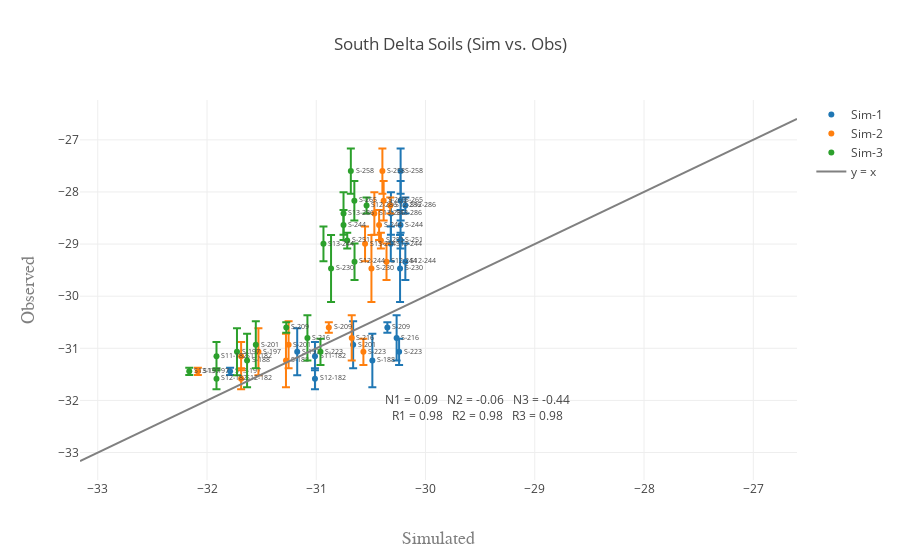

Source (notebook cell):
### Code cell
data = []
df = delta_dat.loc[delta_dat['Transect'] == 'S']
for folder in range(1, folders + 1):
    df1 = df.loc[df['IDsim'] == ('Sim-' + str(folder))]
    trace = get_scatter(df1, test_var, sd, name=('Sim-' + str(folder)))
    data.append(trace)
    
data.append(get_xy_line(df, test_var, delta=True))

fig = go.Figure(data=data, layout=get_layout(df, test_var, folders, title='South Delta Soils (Sim vs. Obs)', delta=True))
iplot(fig)

### Figure 1 — Plotly figure (JSON) as saved in the notebook; plotly's stock layout.template omitted (floating-point values rounded to 4 significant figures)
{"data": [{"error_y": {"array": [0.2702, 0.2017, 0.35, 0.1513, 0.07071, 0.3338, 0.4073, 0.5132, 0.4509, 0.4509, 0.1, 0.4359, 0.2517, 0.6429, 0.2887, 0.1528, 0.4359, 0.3786], "symmetric": true, "type": "data"}, "mode": "markers+text", "name": "Sim-1", "text": ["S11-182", "S12-182", "S12-244", "S12-286", "S13-197", "S13-244", "S13-286", "S-188", "S-197", "S-201", "S-209", "S-216", "S-223", "S-230", "S-244", "S-251", "S-258", "S-265"], "textfont": {"size": 7}, "textposition": "right", "type": "scatter", "x": [-31.01, -31.01, -30.18, -30.18, -31.79, -30.32, -30.32, -30.49, -31.17, -30.66, -30.35, -30.26, -30.24, -30.23, -30.23, -30.23, -30.23, -30.23], "y": [-31.15, -31.58, -29.34, -28.26, -31.44, -28.99, -28.41, -31.23, -31.07, -30.93, -30.6, -30.8, -31.07, -29.47, -28.63, -28.93, -27.6, -28.17]}, {"error_y": {"array": [0.2702, 0.2017, 0.35, 0.1513, 0.07071, 0.3338, 0.4073, 0.5132, 0.4509, 0.4509, 0.1, 0.4359, 0.2517, 0.6429, 0.2887, 0.1528, 0.4359, 0.3786], "symmetric": true, "type": "data"}, "mode": "markers+text", "name": "Sim-2", "text": ["S11-182", "S12-182", "S12-244", "S12-286", "S13-197", "S13-244", "S13-286", "S-188", "S-197", "S-201", "S-209", "S-216", "S-223", "S-230", "S-244", "S-251", "S-258", "S-265"], "textfont": {"size": 7}, "textposition": "right", "type": "scatter", "x": [-31.69, -31.69, -30.36, -30.32, -32.08, -30.55, -30.47, -31.28, -31.53, -31.25, -30.89, -30.68, -30.57, -30.5, -30.43, -30.41, -30.39, -30.38], "y": [-31.15, -31.58, -29.34, -28.26, -31.44, -28.99, -28.41, -31.23, -31.07, -30.93, -30.6, -30.8, -31.07, -29.47, -28.63, -28.93, -27.6, -28.17]}, {"error_y": {"array": [0.2702, 0.2017, 0.35, 0.1513, 0.07071, 0.3338, 0.4073, 0.5132, 0.4509, 0.4509, 0.1, 0.4359, 0.2517, 0.6429, 0.2887, 0.1528, 0.4359, 0.3786], "symmetric": true, "type": "data"}, "mode": "markers+text", "name": "Sim-3", "text": ["S11-182", "S12-182", "S12-244", "S12-286", "S13-197", "S13-244", "S13-286", "S-188", "S-197", "S-201", "S-209", "S-216", "S-223", "S-230", "S-244", "S-251", "S-258", "S-265"], "textfont": {"size": 7}, "textposition": "right", "type": "scatter", "x": [-31.91, -31.91, -30.65, -30.54, -32.16, -30.93, -30.75, -31.63, -31.73, -31.55, -31.27, -31.08, -30.96, -30.86, -30.75, -30.72, -30.68, -30.65], "y": [-31.15, -31.58, -29.34, -28.26, -31.44, -28.99, -28.41, -31.23, -31.07, -30.93, -30.6, -30.8, -31.07, -29.47, -28.63, -28.93, -27.6, -28.17]}, {"marker": {"color": "grey", "opacity": 0.9}, "mode": "lines", "name": "y = x", "type": "scatter", "x": [-33.16, -26.6], "y": [-33.16, -26.6]}], "layout": {"annotations": [{"showarrow": false, "text": "R1 = 0.98\n \nR2 = 0.98\n \nR3 = 0.98\n \n", "x": -29.48, "y": -32.28}, {"showarrow": false, "text": "N1 = 0.09\n \nN2 = -0.06\n \nN3 = -0.44\n \n", "x": -29.48, "y": -31.98}], "showlegend": true, "title": "South Delta Soils (Sim vs. Obs)", "xaxis": {"title": "Simulated", "titlefont": {"color": "#7f7f7f", "family": "Courier New, monospace", "size": 18}}, "yaxis": {"title": "Observed", "titlefont": {"color": "#7f7f7f", "family": "Courier New, monospace", "size": 18}}}}
